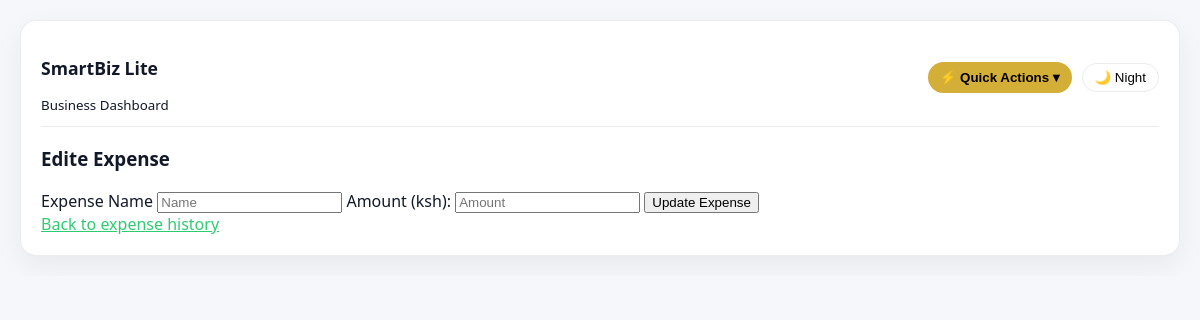
The app's page /expenses/edit/76, older data.
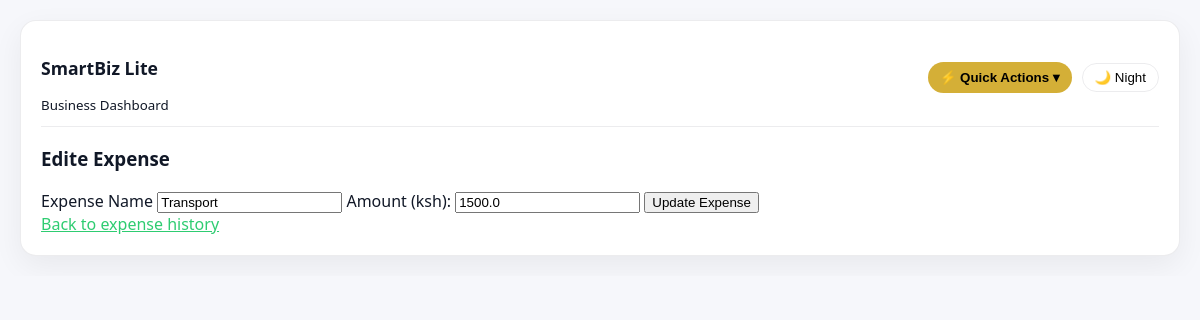
The same page, newer data.
### tables this page shows
CREATE TABLE expenses (
            id INTEGER PRIMARY KEY AUTOINCREMENT,
            name TEXT NOT NULL,
            amount REAL NOT NULL,
            created_at TEXT NOT NULL,
            deleted INTEGER DEFAULT 0
        );

### app.py (the view, shortened to what this page needs)
@app.route('/expenses/edit/<int:expense_id>', methods=['GET', 'POST'])
def edit_expense(expense_id):
    conn = get_db_connection()
    cur = conn.cursor()
    cur.execute("SELECT * FROM expenses WHERE id=?", (expense_id,))
    expenses = cur.fetchone()
    conn.close()
    return render_template('edit_expense.html', expenses=expenses)

### db.py (called while the page is built)
def get_db_connection():
    conn = sqlite3.connect(DB_PATH)
    conn.row_factory = sqlite3.Row
    return conn

### templates/edit_expense.html (shortened to what this page needs)
{% extends "base.html" %}
{% block content %}
    <h3>Edite Expense </h3>
    <form method='post'>
        <label>Expense Name </label>
        <input type='text' name='name' placeholder='Name' value='{{expenses['name']}}' required>
        <label>Amount (ksh):</label>
        <input type='number' name='amount' placeholder='Amount'  value='{{expenses['amount']}}'required>
        <button type='submit'>Update Expense</button>
    </form>
    <div class="section-footer">
      <a href='/history/expenses'>Back to expense history</a>
    </div>
{% endblock %}

Row changes from the older to the newer data that the page shows:
added expenses: name "Transport", amount "1500.0"
